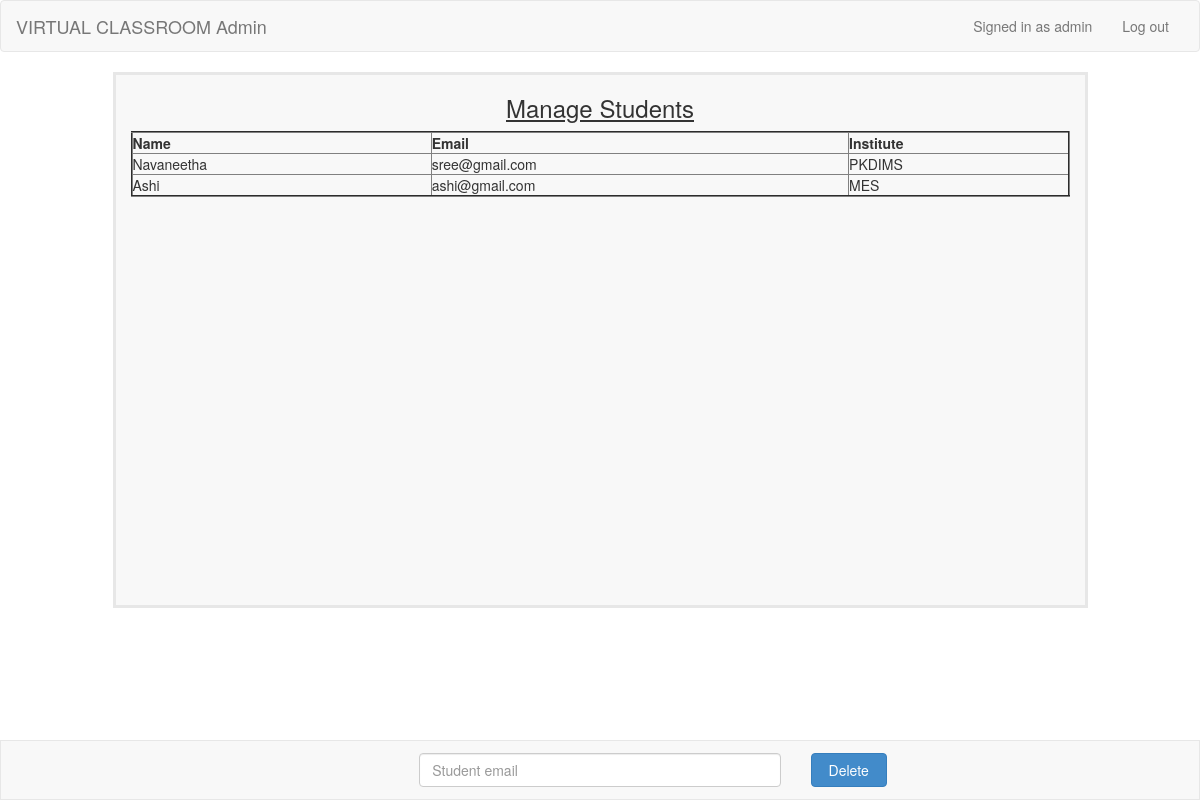
The page /managestudent.php (signed in) on the database as committed earlier.
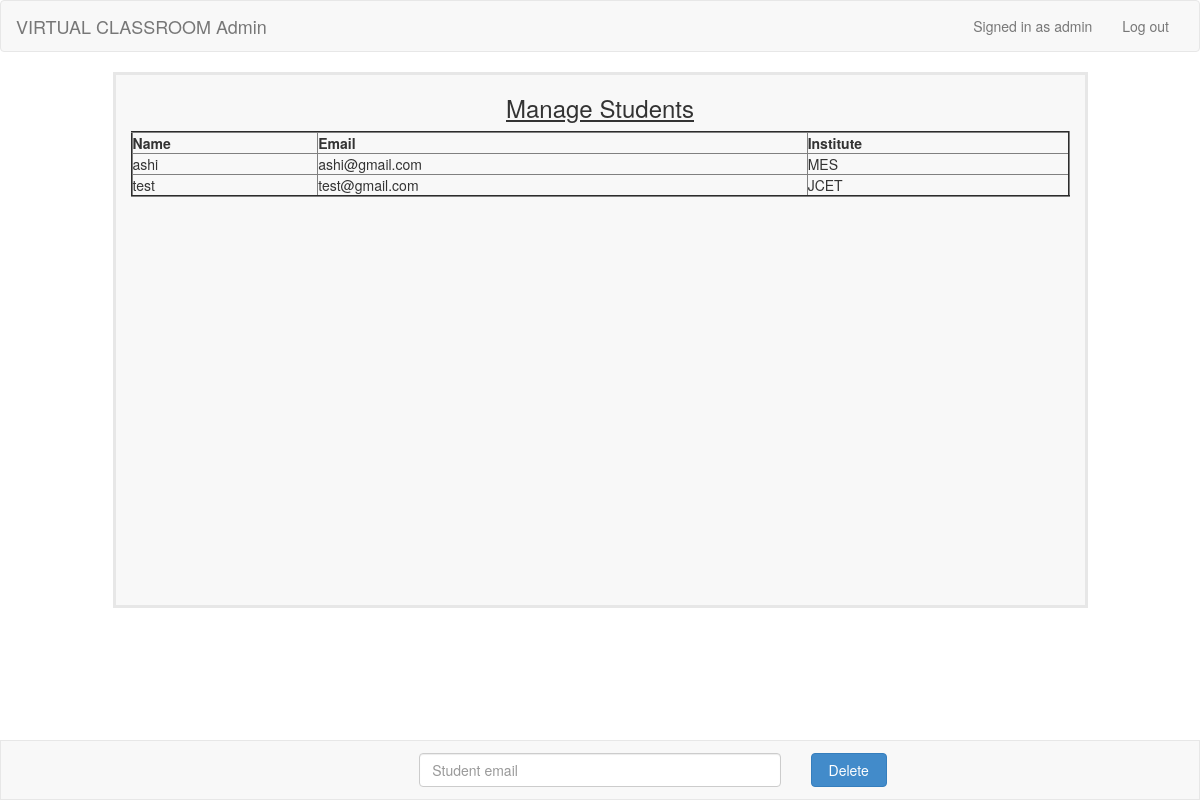
The same page on the database as committed later.
### tables this page shows
CREATE TABLE `users` (
  `id` int(8) NOT NULL,
  `name` varchar(30) NOT NULL,
  `email` varchar(60) NOT NULL,
  `institute` varchar(70) NOT NULL,
  `password` varchar(40) NOT NULL,
  `type` varchar(7) NOT NULL
);

### managestudent.php (the view, shortened to what this page needs)
<?php
include_once 'dbconnect.php';
?>
<!DOCTYPE html>
<html>
<head>
	<link rel="stylesheet" href="css/bootstrap.min.css" type="text/css" />
</head>
<body>
<nav class="navbar navbar-default" role="navigation">
	<div class="container-fluid">
		<div class="navbar-header">
			<a class="navbar-brand" href="index.php">VIRTUAL CLASSROOM Admin</a>
		</div>
		<div class="collapse navbar-collapse" id="navbar1">
			<ul class="nav navbar-nav navbar-right">
				<?php if (isset($_SESSION['usr_id'])) { ?>
				<li><p class="navbar-text">Signed in as <?php echo $_SESSION['usr_name']; ?></p></li>
				<li><a href="logout.php">Log out</a></li>
				<?php } else { ?>
				<li><a href="index.php">Login</a></li>
				<li><a href="register.php">Sign Up</a></li>
				<?php } ?>
			</ul>
		</div>
	</div>
</nav>
<form role="form" action="<?php echo $_SERVER['PHP_SELF']; ?>" method="post" name="requeststatus">
<div class="container">
  <div class="row">
    <div class="col-sm-1">
		</div>
		<div class="col-sm-10" style="height :100%; overflow-y:scroll; border-size:2px;border-style:solid; border-color:#e7e7e7; background-color: #f8f8f8;min-height: 536px;">
      <h3 align="center"><u>Manage Students</u></h3>
      <?php
       $result = mysqli_query($con,"SELECT * FROM users WHERE type='student'"); ?>
       <table style="width:100%" border="2">
         <thead>
           <tr>
             <th>Name</th>
             <th>Email</th>
             <th>Institute</th>
           </tr>
         </thead>
         <tbody>
           <?php
           while( $row = mysqli_fetch_assoc( $result ) ){
             echo "<tr><td>{$row['name']}</td><td>{$row['email']}</td><td>{$row['institute']}\n";
           }
       ?>
         </tbody>
      </table>
		 </div>
		<div class="col-sm-1" >
		</div>
	</div>
</div>
<div class="footer" style="text-align: left;">
  <div class="col-sm-4">
  </div>
  <div class="col-sm-4">
    <input type="text" name="email" value="" placeholder="Student email" required class="form-control" />
  </div>
  <div class="col-sm-4">
    <input type="submit" name="remove" value="Delete" class="btn btn-primary" />
  </div>
</div>
</body>
</html>

Rows that differ between the two databases and show on the page:
removed users: name "Navaneetha", email "sree@gmail.com", institute "PKDIMS"
removed users: name "Ashi", email "ashi@gmail.com", institute "MES"
added users: name "ashi", email "ashi@gmail.com", institute "MES"
added users: name "test", email "test@gmail.com", institute "JCET"
